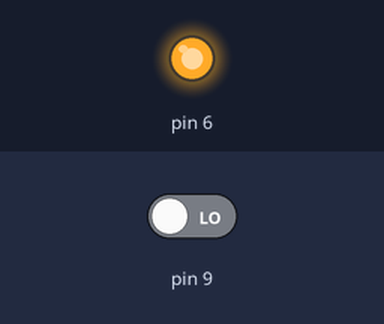
Bench run of a sketch on a simulated Arduino Uno, built with avr-gcc and run on an emulated ATmega328P. Parts: output pins drawn as LEDs (lit = HIGH). The inputs (shaded band) are chosen by the test bench; at power-on: pin 9 LOW.

Above: at 1.2 s.
1.3 s: pin 9 driven HIGH
At 1.6 s:
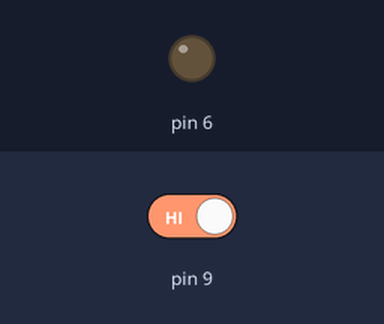
2.8 s: pin 9 driven LOW
At 4.0 s:
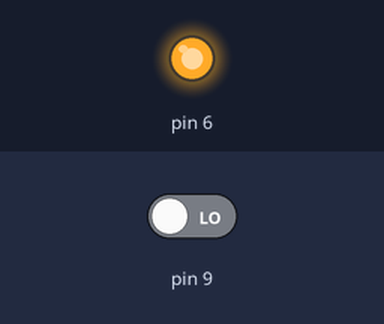
Timing chart, 0 to 5.8 s (numbered marks = the images above; inputs shaded):
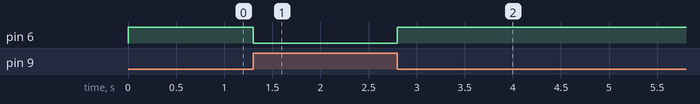

Measured:
- after the input at 1.3 s, pin 6: HIGH → LOW at once
- after the input at 2.8 s, pin 6: LOW → HIGH at once

The sketch:

Linus_Metro_Mini.ino
```cpp
void setup() {
  // put your setup code here, to run once:
pinMode (9, INPUT) ;
pinMode (6, OUTPUT) ;
//ooop

}

void loop() {

  // put your main code here, to run repeatedly:
int x = digitalRead (9) ;
if (x == HIGH) {
  digitalWrite (6, LOW) ;
}
  else {
    digitalWrite (6, HIGH) ;
}
}
```
